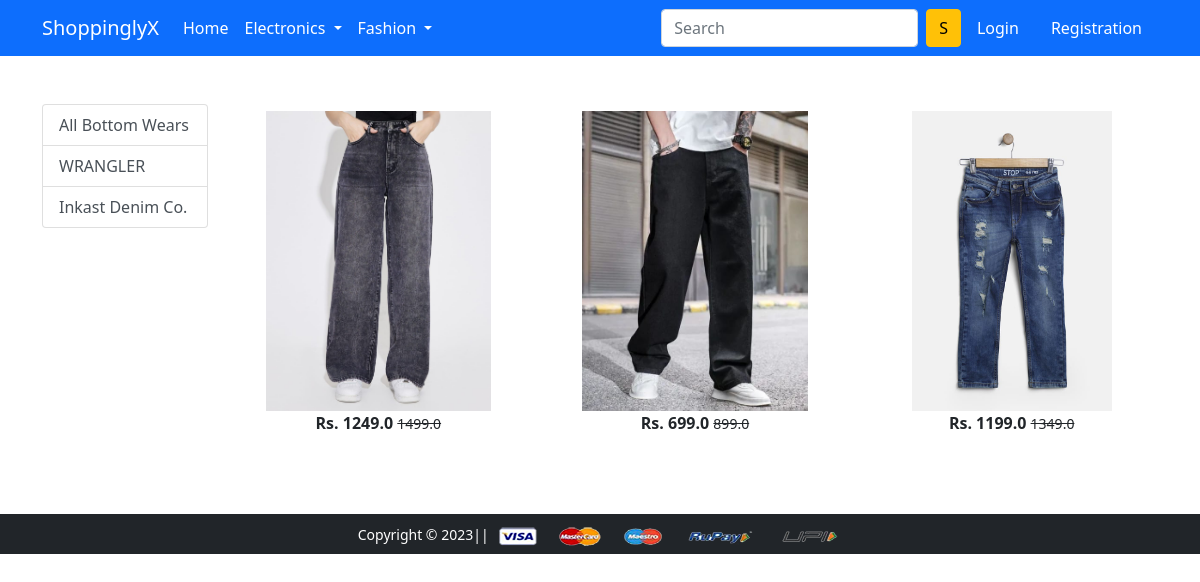
/bottomwear/InkastDenim, run on the app's committed database.
### store/models.py (models this page shows, shortened)
class Product(models.Model):
    title = models.CharField(max_length=100)
    selling_price = models.FloatField()
    discounted_price =models.FloatField()
    description = models.TextField()
    brand = models.CharField(max_length=100)
    category = models.CharField(choices=CATEGORY_CHOICES,max_length=2)
    product_image = models.ImageField(upload_to='productimg')

### store/views.py (the view)
# urls.py: path('bottomwear/<slug:data>', views.bottomwear, name='bottomweardata'),
def bottomwear(request,data=None):
  totalitem = 0
  if request.user.is_authenticated:
    totalitem = len(Cart.objects.filter(user=request.user))
  if data== None:
    bottomwears = Product.objects.filter(category='BW')
  elif data == 'InkastDenim' or data == 'WRANGLER':
    bottomwears = Product.objects.filter(category='BW').filter(brand=data)
  return render(request, 'app/bottomwear.html',{'bottomwears':bottomwears,'totalitem':totalitem})

### store/templates/app/bottomwear.html (shortened to what this page needs)
{% extends 'app/base.html' %}
{% load static %}
{% block main-content %}
<div class="container my-5">
  <div class="row">
    <div class="col-sm-2">
      <div class="list-group">
        <a href="{% url 'bottomwear' %}" class="list-group-item list-group-item-action" aria-current="true">All Bottom Wears</a>
        <a href="{% url 'bottomweardata' 'WRANGLER' %}" class="list-group-item list-group-item-action" aria-current="true"> WRANGLER</a>
        <a href="{% url 'bottomweardata' 'InkastDenim' %}" class="list-group-item list-group-item-action" aria-current="true"> Inkast Denim Co.</a>
      </div>
    </div>
    <div class="col-sm-10">
      <div class="row">
        {% for bw in bottomwears %}
        <div class="col-sm-4 text-center mb-4">
          <a href="{% url 'product-detail' bw.id %}" class="btn">
            <div class="item">
              <img src="{{bw.product_image.url}}" alt="" height="300" class="">
              <div class="fw-bold">Rs. {{bw.discounted_price}} <small class="fw-light text-decoration-line-through">{{bw.selling_price}}</small></div>
            </div>
          </a>
        </div>
        {% endfor %}
      </div>
    </div>
  </div>
</div>
{% endblock main-content %}

### data on the page
Product: product_image (picture), discounted_price "1249.0", selling_price "1499.0"
Product: product_image (picture), discounted_price "699.0", selling_price "899.0"
Product: product_image (picture), discounted_price "1199.0", selling_price "1349.0"
